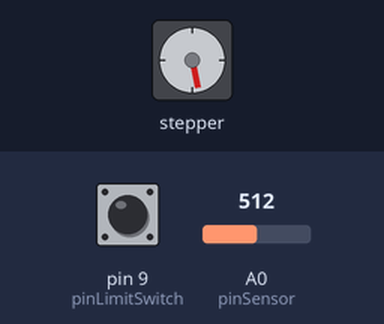
The program below on a simulated Arduino Uno, built with avr-gcc and run on an emulated ATmega328P. Shown: stepper motor. The test bench sets the inputs (shaded band); at power-on: pin 9 (pinLimitSwitch) HIGH, A0 (pinSensor) = 512. Stepper angles assume 800 steps per turn.

Above: at 1.2 s.
1.3 s: pin 9 (pinLimitSwitch) pulled LOW for 0.15 s
At 1.82 s:
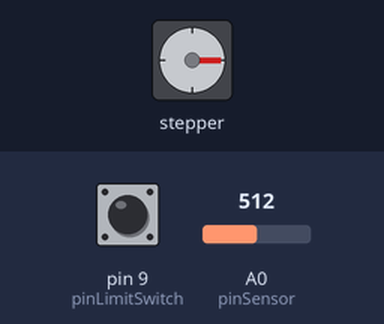
4.3 s: pin 9 (pinLimitSwitch) pulled LOW for 1 s
At 4.83 s:
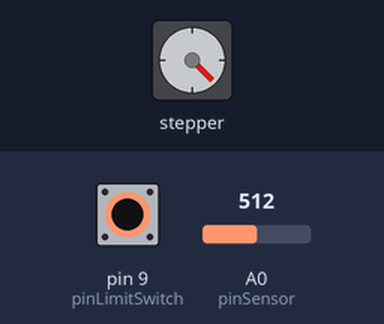
7.3 s: pin 9 (pinLimitSwitch) pulled LOW for 0.15 s
At 8.39 s:
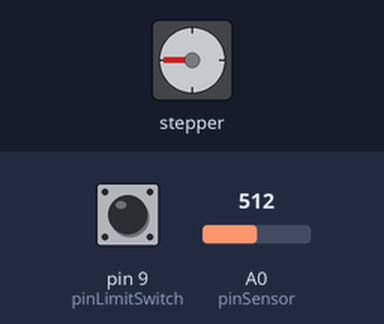
10.4 s: pin 9 (pinLimitSwitch) pulled LOW for 3.2 s
At 10.92 s:
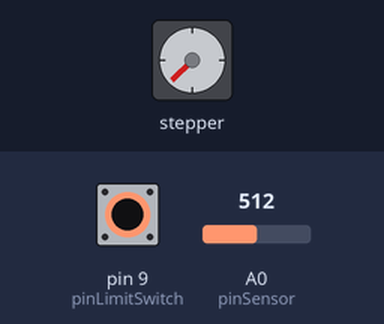
15.1 s: pin 9 (pinLimitSwitch) pulled LOW for 0.15 s
18.1 s: pin 9 (pinLimitSwitch) pulled LOW for 0.15 s
Timing chart, 0 to 22.2 s (numbered marks = the images above; inputs shaded):
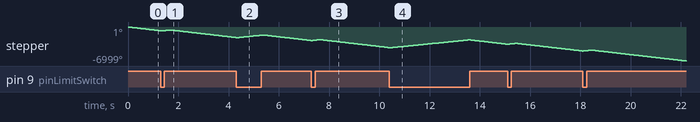

The program:

main.cpp
```cpp
#include <Arduino.h>
#include <Stepper.h>

Stepper stepper(800, 2, 3, 4, 5);

int stepperSpeed = 100; //in rpm

int pinSensor = A0;
int pinButton = 8;
int pinLimitSwitch = 9;

const int stepsPerRevolution = 800;
const int microSteppingFactor = 1;
const int spindlePitch = 3; //in mm
const int trackLength = 350; //in mm
const float resolution = 1; //in mm
int numberOfDataPoints = trackLength/resolution;
int stepsPerDataPoint = resolution * (stepsPerRevolution / spindlePitch);

int xAxisZeroOffset = 20; //in mm
int xAxisIndex = 0;

int minimumDistance = 30; //in mm
float currentMeasurement = 0; //in mm

void setup() {
  Serial.begin(9600);
  pinMode(pinSensor, INPUT);
  pinMode(pinButton, INPUT_PULLUP);
  pinMode(pinLimitSwitch, INPUT_PULLUP);
  stepper.setSpeed(stepperSpeed);
}

bool checkForButtonPress(){
  return true;
}

void moveToStartPosition(){
  while(digitalRead(pinLimitSwitch) == HIGH){
    stepper.step(-100);
  }
  stepper.step(400);
}

void measureDistance(){
  currentMeasurement = minimumDistance + 0.01953 * analogRead(pinSensor); //the factor 0.01953 comes from the measureable istance of 20mm divided by the adc-resolution of 1024
}

void sendDistanceOverSerial(){

}

void moveStepper(){

}

void runMeasurementSequence(){
  moveToStartPosition();
  xAxisIndex = 0;
  while(xAxisIndex < numberOfDataPoints){
    measureDistance();
    sendDistanceOverSerial();
    moveStepper();
    xAxisIndex++;
  }
}

void loop() {
  if(checkForButtonPress() == true){
    runMeasurementSequence();
  }
}
```
